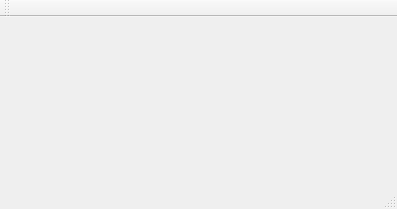
<?xml version="1.0" encoding="UTF-8"?>
<ui version="4.0">
 <class>MainWindow</class>
 <widget class="QMainWindow" name="MainWindow">
  <property name="geometry">
   <rect>
    <x>0</x>
    <y>0</y>
    <width>397</width>
    <height>209</height>
   </rect>
  </property>
  <property name="windowTitle">
   <string>SSL Client</string>
  </property>
  <widget class="QWidget" name="centralWidget"/>
  <widget class="QMenuBar" name="menuBar">
   <property name="geometry">
    <rect>
     <x>0</x>
     <y>0</y>
     <width>397</width>
     <height>25</height>
    </rect>
   </property>
  </widget>
  <widget class="QToolBar" name="mainToolBar">
   <attribute name="toolBarArea">
    <enum>TopToolBarArea</enum>
   </attribute>
   <attribute name="toolBarBreak">
    <bool>false</bool>
   </attribute>
  </widget>
  <widget class="QStatusBar" name="statusBar"/>
 </widget>
 <layoutdefault spacing="6" margin="11"/>
 <resources/>
 <connections/>
 <slots>
  <slot>actionConnect()</slot>
  <slot>actionSendCycle()</slot>
 </slots>
</ui>
